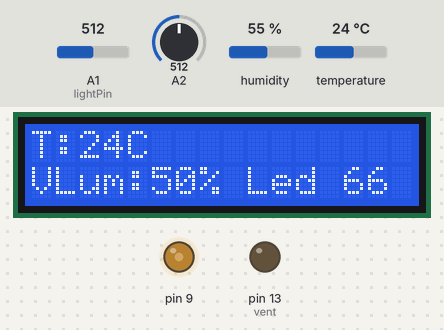
The sketch below on a simulated Arduino Uno, built with avr-gcc and run on an emulated ATmega328P. Parts: 16×2 character LCD, output pins drawn as LEDs (lit = HIGH). Inputs (shaded band) come from the test bench; at power-on: A1 (lightPin) = 512, temperature 24 °C, A2 = 512, humidity 55 %. What the sketch prints to the serial monitor is not drawn.

Above: at 1.7 s.
1.8 s: A1 (lightPin) set to 438
At 6.2 s:
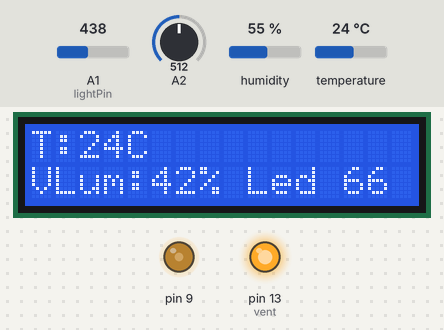
7.3 s: A1 (lightPin) set to 405
At 10.8 s:
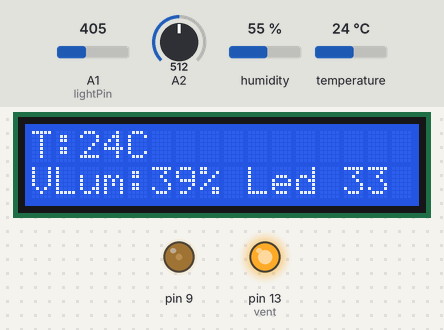
12.8 s: temperature set to 4 °C
At 15.7 s:
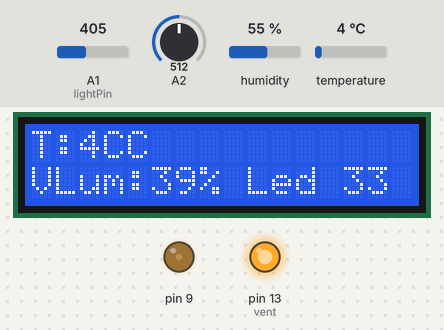
18.3 s: A1 (lightPin) set to 283
At 19.8 s:
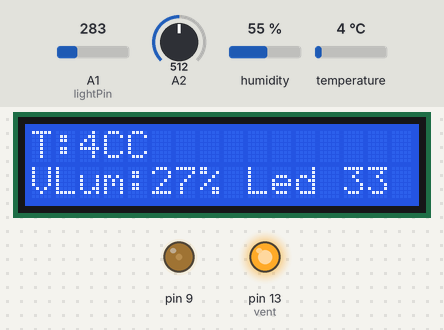
23.8 s: A1 (lightPin) set to 248
At 28.7 s:
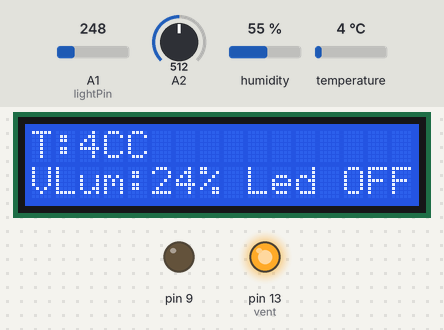
29.6 s: A2 set to 8
35.1 s: A2 set to 5
At 35.5 s:
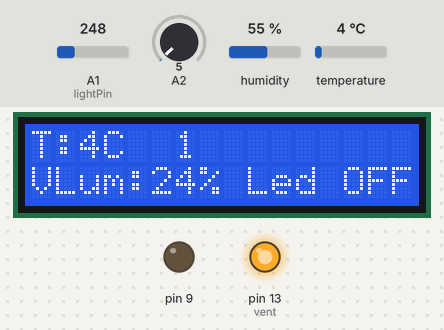
Timing chart, 0 to 38.1 s (numbered marks = the images above; inputs shaded):
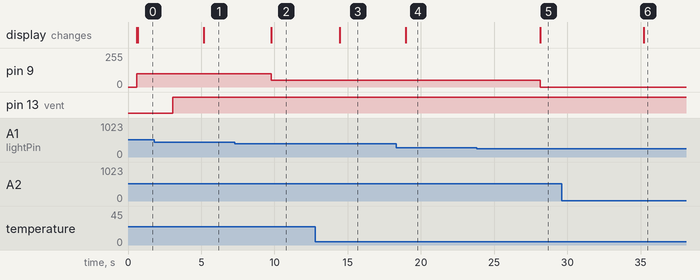

Measured:
- the behaviour switches between 420 and 419 on A1 (lightPin) (found by bisection; images 1 and 2)
- the behaviour switches between 266 and 265 on A1 (lightPin) (found by bisection; images 4 and 5)
- the behaviour switches between 7 and 6 on A2 (found by bisection; images 5 and 6)
- after the input at 1.8 s, the display: changes after 3.4 s (image 1)
- after the input at 7.3 s, pin 9: 100/255 → 50/255 after 2.5 s; the display: changes after 2.5 s (image 2)
- after the input at 12.8 s, the display: changes after 1.6 s (image 3)
- after the input at 18.3 s, the display: changes after 0.67 s (image 4)
- after the input at 23.8 s, pin 9: 50/255 → 0/255 after 4.3 s; the display: changes after 4.4 s (image 5)
- after the input at 29.6 s, every drawn part: stays the same
- after the input at 35.1 s, the display: changes after 0.13 s (image 6)

The sketch:

temperaturaArduino-AplicatieAndroid.ino
```cpp
#include <dht.h>
#include <SoftwareSerial.h>
#define DHT11_PIN A0

#include <Wire.h>
#include <LiquidCrystal_I2C.h>
LiquidCrystal_I2C lcd(0x27, 2, 1, 0, 4, 5, 6, 7, 3, POSITIVE);
int thresholds[16]={2,77,144,202,244,290,331,368,394,424,452,477,496,518,538,556};
char keypad[16] = {'1','2','3','A','4','5','6','B','7','8','9','C','*','0','#','D'};

dht DHT;
SoftwareSerial blue(2,3); // bluetooth module connected here
long int data=0;
int vent= 13;
long int password1 = 92;
long int password2 = 79;
long int password20 = 20;
long int password21 = 21;
long int password22 = 22;
long int password23 = 23;
long int password24 = 24;

void setup(){
  lcd.begin(16,2);//Defining 16 columns and 2 rows of lcd display
  lcd.backlight();//To Power ON the back light
  pinMode(13, OUTPUT);
  pinMode(vent, OUTPUT);
  Serial.begin(9600);
  delay(500);
  blue.begin(9600);
}

void loop(){
  //Lumina:
  int lightPin = A1 ;  //Photoresistor Pin
  int val = analogRead(lightPin); //Read Pin
  val = map(val, 0, 1023, 0, 100);  //Convert Value From Pin To Percent
  Serial.print("Light Intencity" ) ;  // Display Percent
  Serial.print(val ) ;
  lcd.setCursor(0,1);
  lcd.print("VLum:");
  lcd.print(val);
  lcd.print("%");
  if(val>25 && val <=40){
    lcd.print(" Led 33%");
    lcd.setCursor(15,1);
    lcd.print(" ");
    analogWrite(9,50);
  }else if(val>40 && val <=65){
          lcd.print(" Led 66%");
          lcd.setCursor(15,1);
          lcd.print(" ");
          analogWrite(9,100);
        }else if(val>65 && val <=100){
                 lcd.print(" Led100%");
                 lcd.setCursor(15,1);
                 lcd.print(" ");
                 analogWrite(9,250);
              }else{analogWrite(9,LOW);lcd.print(" Led OFF");}
  Serial.println("%" ) ;


  //Temperatura:
   DHT.read11(DHT11_PIN);
   int temp = DHT.temperature;
   blue.print("Umiditatea = ");
   blue.print(DHT.humidity);
   blue.print("%  ");
   blue.print("Temperatura = ");
   blue.print(DHT.temperature);
   blue.println("C  ");

   lcd.setCursor(0,0);
   lcd.print("T:");
   lcd.print(temp);
   lcd.print("C");

   Serial.print("Current humidity = ");
   Serial.print(DHT.humidity);
   Serial.print("%  ");
   Serial.print("temperature = ");
   Serial.print(DHT.temperature);
   Serial.println("C  ");
   delay(2000);
   Serial.println(temp);

   if(blue.available()>0)
   {
      data = blue.parseInt();
   }
   delay(400);
   if(data==password20){
      if(temp > 20){
         digitalWrite(vent,LOW);
         Serial.println("VENT OFF20");
      }else digitalWrite(vent,HIGH);
   }else if(data==password21){
            if(temp > 30){
               digitalWrite(vent,LOW);
               Serial.println("VENT OFF21");
            }else digitalWrite(vent,HIGH);
         }else if(data==password22){
                  if(temp > 22){
                     digitalWrite(vent,LOW);
                     Serial.println("VENT OFF22");
                  }else {digitalWrite(vent,HIGH);}
               }else if(data==password23){
                        if(temp > 23){
                           digitalWrite(vent,LOW);
                           Serial.println("VENT OFF23");
                        }else digitalWrite(vent,HIGH);
                     }else if(data==password24){
                              if(temp > 24){
                                 digitalWrite(vent,LOW);
                                 Serial.println("VENT OFF24");
                              }else digitalWrite(vent,HIGH);
                           }else if(temp <=26){
                                    digitalWrite(vent,HIGH);
                                    Serial.println("VENT ONNNNNNNNNNNNNNNNNNNNNNNNNNN");

                                }else if(temp >= 28){
                                       digitalWrite(vent,LOW);
                                       Serial.println("VENT OFFFFFFFFFFFFFFFFFFFFFFFFF");
                                    }
   if (data == password1)
   {
      digitalWrite(vent,HIGH);
      Serial.println("VENT ON");
      delay(10000);
      digitalWrite(vent,LOW);
      Serial.println("VENT OFF ");
      data=0;
   }
   if( data == password2)
   {
      digitalWrite(vent,LOW);
      Serial.println("VENT OFF");
   }

   Serial.print("data este:");
   Serial.print(data);

   //lcd.clear();

    //lcd.setCursor(0,0);
//    lcd.print("  ");
//    lcd.print(num);


  int value = analogRead(A2);
   Serial.println(value);
  for(int i=0;i<16;i++){
    if(abs(value - thresholds[i]) < 5){
      Serial.println(keypad[i]);
      lcd.print("  ");
      lcd.print(keypad[i]);
   // while(analogRead(A2)<1000){delay(1000);
    }
    //
    }
    delay(100);


delay(2000);
}
```
